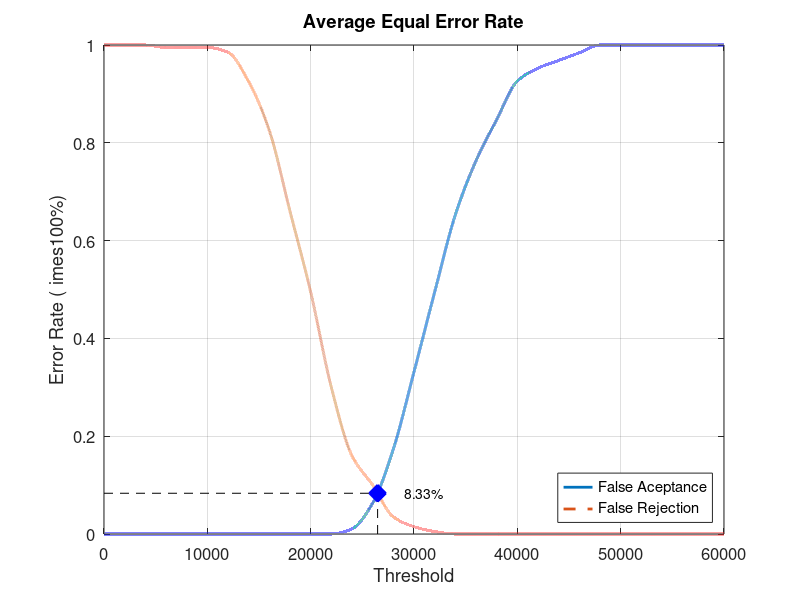
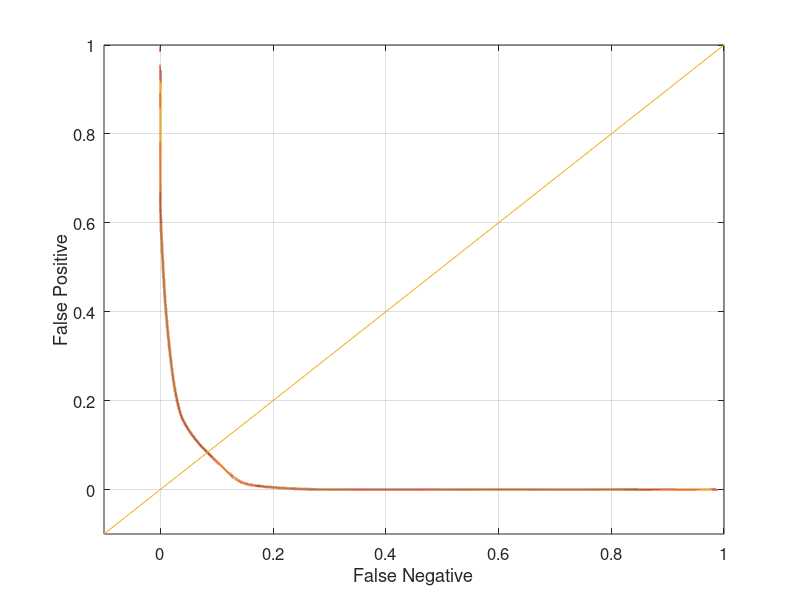

MATLAB code for these plots, in order:
close all;
clear;
clc;
x = 0:2000:60000;
xq = 0:0.5:60000;

y0 = [0 0 0 0 0 0 0 0 0 0 0 0 0.0105263 0.0631579 0.173684 0.331579 0.494737 0.652632 0.763158 0.847368 0.926316 0.952632 0.968421 0.984211 1 1 1 1 1 1 1]
yy0 = interp1(x, y0, xq, 'pchip');
y1 = [1 1 1 0.995 0.995 0.995 0.985 0.925 0.825 0.66 0.495 0.3 0.16 0.1 0.035 0.015 0.005 0 0 0 0 0 0 0 0 0 0 0 0 0 0]
yy1 = interp1(x, y1, xq, 'pchip');

% Calculating EER: 
y2 = abs(y0 - y1);
find(y2 == min(y2))
yy2 = abs(yy0 - yy1);
xEER = find(yy2 == min(yy2));
xEERIndex = xq(xEER) % X-axis EER
yEER = yy0(xEER) % Y-axis EER

main = figure
plot(xq, yy0,'-','LineWidth', 2);	hold on
plot(xq, yy1,'--','LineWidth', 2);	hold on
plot([xEERIndex xEERIndex], [0 yEER], 'k--');	hold on
plot([0 xEERIndex], [yEER yEER], 'k--');	hold on
plot(xEERIndex, yEER, 'bx', 'LineWidth', 10);	hold on
text(xEERIndex + 10 * xEERIndex / 100, yEER, [num2str(round((10000 * yEER)) / 100) '%'])
legend('False Aceptance', 'False Rejection', 'Location', 'SouthEast')
xlabel('Threshold')
ylabel('Error Rate (	imes100%)')
title('Average Equal Error Rate')
set(gca, 'FontSize', 12)
axis([0 60000 0 1])
grid on

print(main, 'Database5_3Main', '-dpng');
FNRxFPR = figure('Color', [1 1 1]);
plot(yy1, yy0, '-', yy1, yy0, 'LineWidth', 2);
hold on
y = -0.1:0.1:1
plot(y, y); 
set(gca, 'FontSize', 12)
xlabel('False Negative')
ylabel('False Positive')
axis([-0.1 1 -0.1 1])
set(gca, 'FontSize', 12)
grid on

print(FNRxFPR, 'Database5_3FNRxFPR','-dpng');
